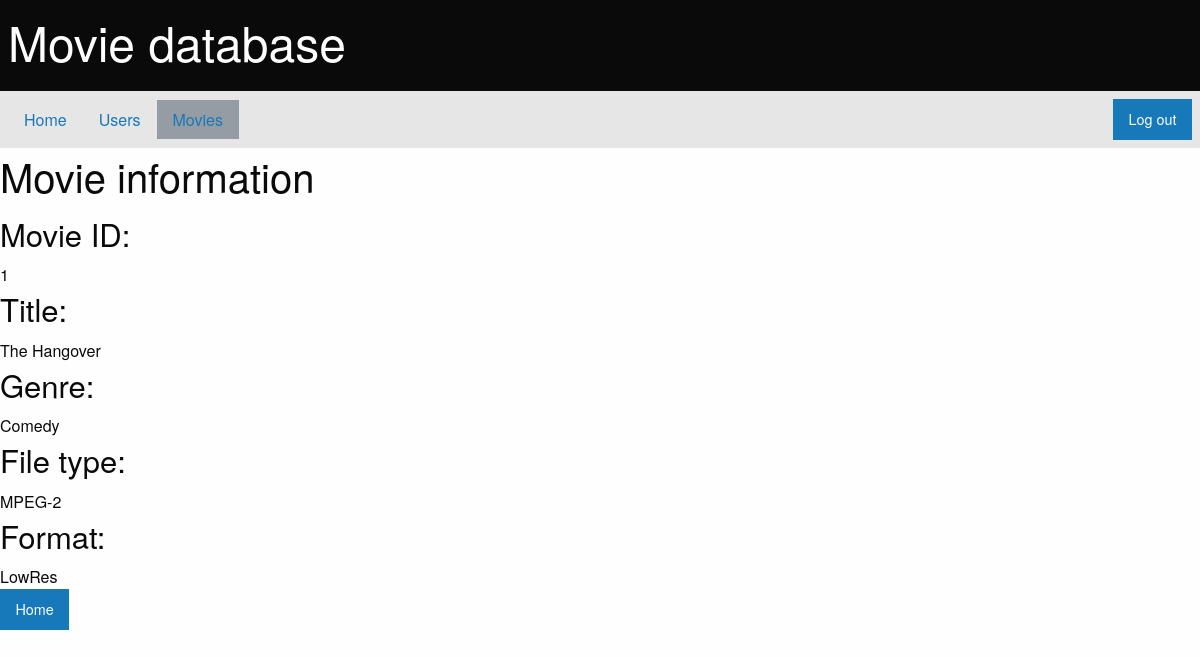
/projects/movie_db_application/private/movies.php?view=movie&id=1 (signed in), run on the app's committed database.
### tables this page shows
CREATE TABLE `movies` (
  `id` int(5) NOT NULL,
  `title` varchar(50) NOT NULL,
  `genre_id` int(5) NOT NULL,
  `type_id` int(5) NOT NULL
);

CREATE TABLE `genres` (
  `genre_id` int(5) NOT NULL,
  `genre` varchar(10) NOT NULL
);

CREATE TABLE `video_formats` (
  `type_id` int(5) NOT NULL,
  `format` text NOT NULL,
  `file_type` varchar(10) NOT NULL
);

### projects/movie_db_application/private/model/db_functions.php (called while the page is built, shortened)
<?php
function get_movie($connection, $id) {
    $sql_to_run = "SELECT movies.*, genre, format, file_type FROM movies
                   LEFT JOIN genres ON (genres.genre_id = movies.genre_id)
                   LEFT JOIN video_formats ON (video_formats.type_id = movies.type_id)
                   WHERE movies.id = $id";
    $result = $connection->query($sql_to_run);
    if($result->num_rows > 0) {
        $row = $result->fetch_assoc();
        $movie = array(
            'id' => $row["id"],
            'title' => $row["title"],
            'genre' => $row["genre"],
            'format' => $row["format"],
            'file_type' => $row["file_type"]
        );
        return $movie;
    } else {
        return false;
    }
}
?>

### projects/movie_db_application/private/movies.php (the view, shortened to what this page needs)
<!doctype html>
<html>
<head>
    <?php include_once('model/db_functions.php'); ?>
    <?php include_once('model/view_functions.php'); ?>
    <link rel="stylesheet" type="text/css" href="assets/css/foundation.css">
</head>
<body>
    <?php
        $connection = connect_database();
        $content = title_nav_bar('movies');
        if(isset($_GET['view'])) $view = $_GET['view'];
        else $view = '';
        if(isset($_POST['search'])) $search = $_POST['search'];
        else $search = '';
        if(isset($_GET['genre'])) $genre_search = $_GET['genre'];
        else $genre_search = '';
        if(isset($_GET['sort_by'])) $sort_by = $_GET['sort_by'];
        else $sort_by = '';
        if($view == '') {
            $genres = get_genres($connection);
            $content .= '
                <div class="grid-container">
                    <div class="">
                        <form id="search_movies" method="post" action="?">
                            Name: <input type="text" id="search" name="search" placeholder="Search movie title">
                            <input class="button" type="submit" value="Search">
                        </form>
                        <form method="get">
                        Filter by:
                            <select name="genre" id="genre" onchange="this.form.submit()">
                                <optgroup label="Genre">
                                    <option value="">All</option>';
                            foreach($genres as $genre) {
                                $content .= '<option value="'.$genre->id.'" '.($genre->id == $genre_search?'selected="selected"':'').'>'.$genre->genre.'</option>';
                            }
                            $content .= '
                                </optgroup>
                            </select>
                        Sort by:
                            <select name="sort_by" id="sort_by" onchange="this.form.submit()">
                                <option value="">All</option>
                                <option value="downloads" '.($sort_by=='downloads'?'selected="selected"':'').'>Downloads</option>
                            </select>
                        </form>
                        <a class="button" onclick="window.location.href=(\'movies.php\')">Clear</a>
                        <br>
                    </div>
                </div>
            <div class="grid-container">';
                $movies = get_movies($connection, $search, $genre_search, $sort_by);
                if($movies) {
                    $content .= '<table border="1">
                                    <tr>
                                        <th>Movie ID</th>
                                        <th>Title</th>
                                        <th>Actions</th>
                                    </tr>
                                 ';
                    foreach($movies as $movie) {
                        $content .= '<tr>
                                        <td>'.$movie->id.'</td>
                                        <td>'.$movie->title.'</td>
                                        <td style="text-align: center;" ><a class="button small" href="movies.php?view=movie&id='.$movie->id.'">View</a></td>
                                    </tr>';
                    }
                    $content .= '</table>';
                } else {
                    echo('No movies found.');
                }
                $content .= '<div class="grid-x">
                                <div class="cell small-4">
                                    <a class="button" href="index.php?view=movies_add">Add movie</a><br>
                                </div>
                                <div class="cell small-4">
                                    <a class="button" href="index.php?view=movies_remove">Remove movie</a>
                                </div>
                                <div class="cell small-4">
                                    '.home_button().'
                                </div>
                             </div>
                        </div>';
        } else if($view == 'movie') {
             $content .= '<h2>Movie information</h2>';
            $movie = get_movie($connection, $_GET['id']);
            if($movie) {
                 $content .= '<h3>Movie ID:</h3>'.$movie['id'].'<br>
                            <h3>Title:</h3>'.$movie['title'].'<br>
                            <h3>Genre:</h3>'.$movie['genre'].'<br>
                            <h3>File type:</h3>'.$movie['file_type'].'<br>
                            <h3>Format:</h3>'.$movie['format'].'<br>';
            } else {
                echo('No movie found.');
            }
            $content .= home_button();
            $content .= '</div>';
        }
        echo($content);
	?>
</body>
</html>

### data on the page
movies: id "1", title "The Hangover", genre.genre "Comedy", type.file_type "MPEG-2", type.format "LowRes"
